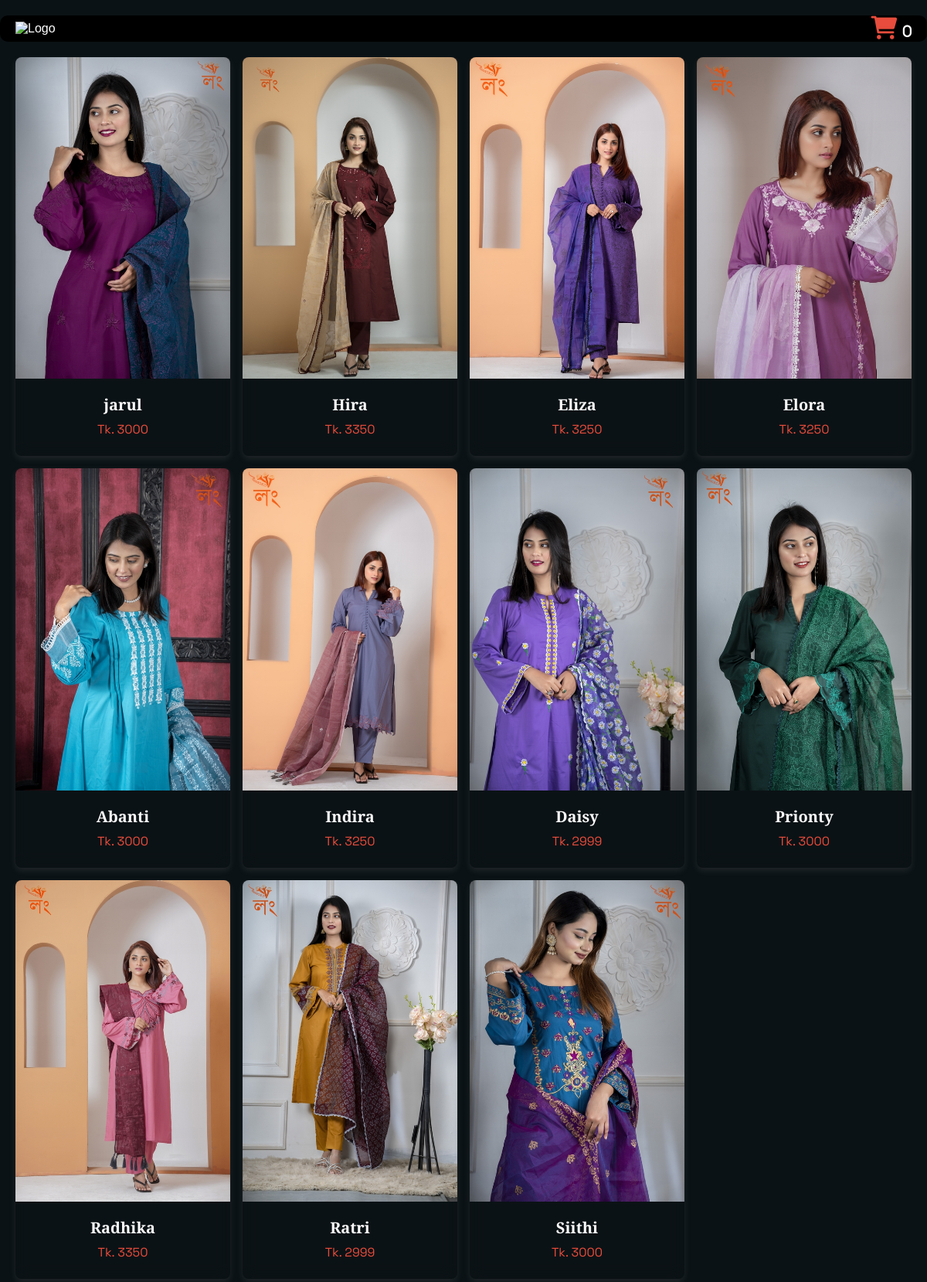
Page /products/3 (signed in) on the committed database.
### shop/models.py (models this page shows, shortened)
class Product(models.Model):
    name=models.CharField(max_length=100)
    slug = AutoSlugField(populate_from='name',unique=True,null=True,default=None)
    product_code=models.CharField(max_length=100,null=True,blank=True)
    add_on_product=models.ManyToManyField(AddOnProduct,blank=True)
    add_on_product2=models.ManyToManyField(AddOnProduct,related_name='ad_on_2',blank=True)
    add_on_product3=models.ManyToManyField(AddOnProduct,related_name="ad_on_3",blank=True)
    description=models.TextField(null=True,blank=True)
    price = models.IntegerField(default=0)
    unstitched_price = models.PositiveIntegerField(default=0)
    discount_percent=models.IntegerField(default=0)
    main_price = models.IntegerField(default=0)
    discount=models.BooleanField(default=True,null=True,blank=False)
    productCategory = models.ManyToManyField(ProductCategory)
    image=ResizedImageField(upload_to='product-image/',blank=True,null=True)
    image2=ResizedImageField(upload_to='product-image/',blank=True,null=True)
    image3=ResizedImageField(upload_to='product-image/',blank=True,null=True)
    image4=ResizedImageField(upload_to='product-image/',blank=True,null=True)
    arrive_at=models.DateTimeField(default=now,blank=True)
    new_arrival=models.BooleanField(default=False,blank=True)
    tags = TaggableManager()
    in_stock=models.BooleanField(default=True,blank=True)
    _ratting = models.FloatField(default=0)
    def __str__(self):
        return str(f'{self.name} ')
    @property
    def imageURL(self):
        try:
            url=self.image.url
        except:
            url=''
        return url

### shop/views.py (the view)
# urls.py: path('products/<int:pk>',products, name="products"),
def products(request,pk):
    cat=ProductCategory.objects.get(id=pk)
    print(cat)
    products=cat.product_set.all().order_by('?')
    print(products)
    total_products = products.count()
    cart_item = len(cart_items(request))
    context={
        'products':products,
        'categories':cat,
        'total_products':total_products,
        'cart_items':cart_item
    }
    return render(request,'shop/shop.html',context)

### shop/models.py (called while the page is built)
    def __str__(self):
        return str(f'{self.name} ')

### shop/views.py (called while the page is built)
def get_user(request):
    user =None
    if request.user.is_authenticated:
        user=request.user
    else:
        u=create_anonymous_user(request)
        user,c=User.objects.get_or_create(username=u)
    try:
        userprofile, created = UserProfile.objects.get_or_create(user=user)
    except Exception as e:
        print(f"An error occurred: {str(e)}")
    return userprofile

def cart_items(request):
    userprofile=get_user(request)
    try:
        order=Order.objects.get(user=userprofile,complete=False)
        items=OrderItem.objects.filter(order=order)
        return items
    except:
        return []

### shop/templates/shop/shop.html (shortened to what this page needs)
<!DOCTYPE html>
{% load static%}
<html lang="en">
<head>
    <link href="https://cdnjs.cloudflare.com/ajax/libs/font-awesome/6.0.0/css/all.min.css" rel="stylesheet" />
</head>
<body>
    <div class="navbar">
        <div class="logo">
            <img src="{% static 'image/logo/logo.jpg' %}" alt="Logo">
        </div>
        <div class="cart">
            <a class="text-reset me-3" href="{% url 'cart' %}"style="text-decoration: none;">
                <i class="fas fa-shopping-cart" style="color: #e74c3c;">
                <span style="color: #fff; font-size: 18px;">{{cart_items}}</span>
                </i>
            </a></div>
    </div>
    <div class="container">
        {% for product in products %}
        <a href="{% url 'shop_details' product.slug %}" style="text-decoration: none;">
        <div class="product-card">
            <img src="{{ product.imageURL }}" alt="Product Image" loading="lazy">
            <div class="product-details" >
                <p class="product-name">{{ product.name }}</p>
                <p class="price">Tk. {{ product.price }}</p>
            </div>
        </div>
        </a>
        {% endfor %}
    </div>
</body>
</html>

### shop/templates/shop/shop.html (style rules this page uses)
body { font-family: Arial, sans-serif; background-color: #f8f8f8; margin: 0; padding: 0; background: #0B1215; }
.navbar { display: flex; justify-content: space-between; align-items: center; background-color: #000000;; padding: 10px 20px; color: white; max-width: 1400px; margin: 20px auto; padding: 0 20px; border-radius: 10px; }
.navbar .logo img { height: 60px; }
.navbar .cart { font-size: 30px; }
.container { display: grid; grid-template-columns: repeat(auto-fill, minmax(200px, 1fr)); gap: 16px; max-width: 1400px; margin: 20px auto; padding: 0 20px; }
.product-card { backdrop-filter: blur(10px); box-shadow: 0 4px 8px rgba(207, 207, 207, 0.1); border-radius: 8px; overflow: hidden; text-align: center; }
.product-card img { width: 100%; height: auto; object-fit: cover; transition: transform 0.5s ease; }
.product-details { padding: 16px; }
.product-name { font-size: 20px; font-weight: bold; margin: 0; color: #fafafa; font-family: "Playfair Display", serif; }
.price { margin: 8px 0; font-size: 16px; color: #e74c3c; font-family: "Space Grotesk", sans-serif; }
@media (min-width: 1024px) { .container { grid-template-columns: repeat(4, 1fr); } }

### rows in the picture
Product: imageURL (picture), name "jarul", price "3000"
Product: imageURL (picture), name "Hira", price "3350"
Product: imageURL (picture), name "Eliza", price "3250"
Product: imageURL (picture), name "Elora", price "3250"
Product: imageURL (picture), name "Abanti", price "3000"
Product: imageURL (picture), name "Indira", price "3250"
Product: imageURL (picture), name "Daisy", price "2999"
Product: imageURL (picture), name "Prionty", price "3000"
Product: imageURL (picture), name "Radhika", price "3350"
Product: imageURL (picture), name "Ratri", price "2999"
Product: imageURL (picture), name "Siithi", price "3000"

### other values in the picture
{{ cart_items }} "0"
